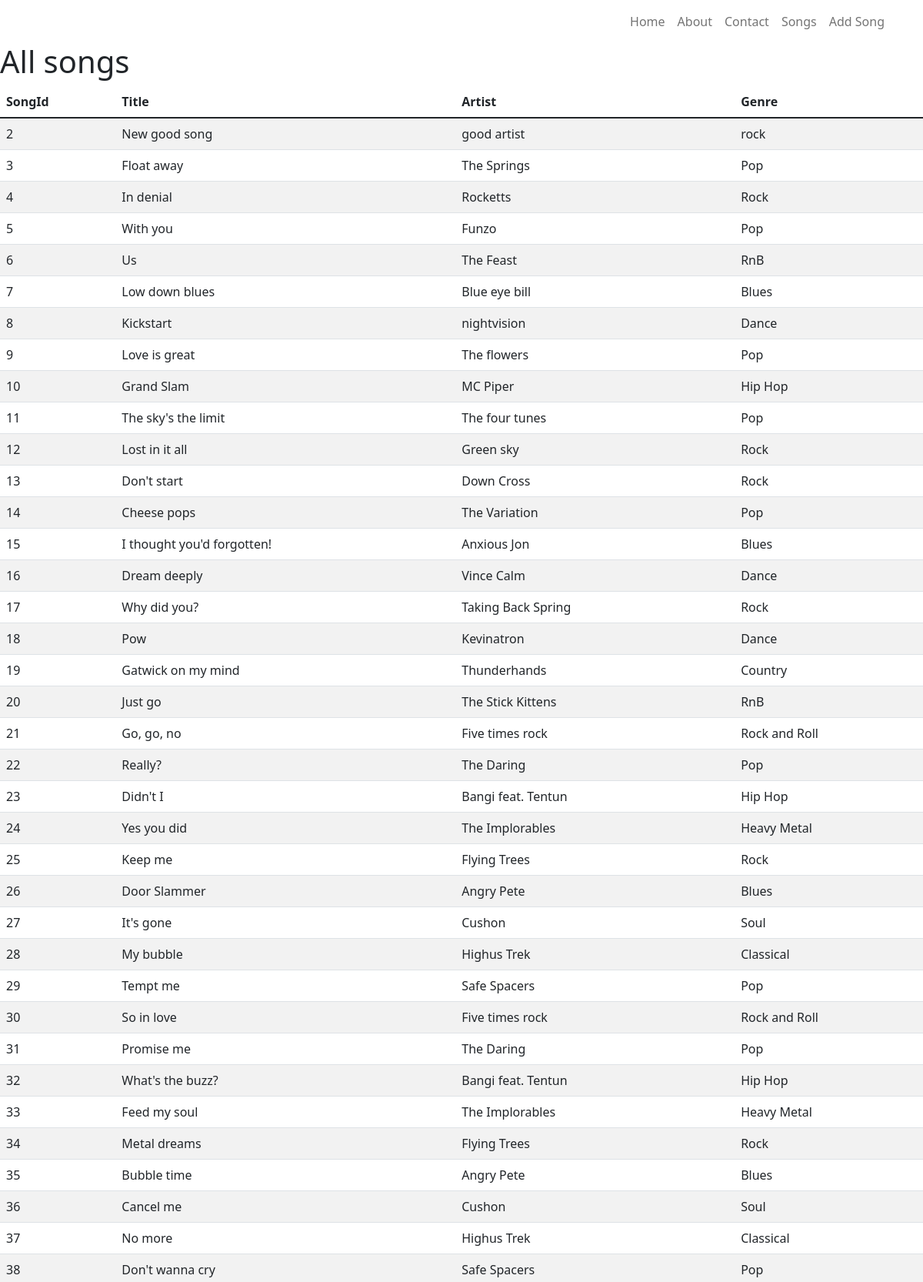
Screenshot of /songs (upper part) with the database file from the repository.
### tables this page shows
CREATE TABLE "songs" (
	"SongID"	INTEGER NOT NULL UNIQUE,
	"Title"	TEXT,
	"Artist"	TEXT,
	"Genre"	TEXT,
	PRIMARY KEY("SongID" AUTOINCREMENT)
);

### app.py (the view)
@app.route('/songs')
def songs():
    conn = musicDBCon()
    cursor = conn.cursor()
    cursor.execute('SELECT * FROM songs')
    getSongs = cursor.fetchall()
    return render_template("songs.html", title="Songs", allSongs = getSongs)

### app.py (called while the page is built)
def musicDBCon():
  conn = sql.connect("PythonFlask/webFlask/c8MyMusic.db")
  conn.row_factory = sql.Row
  return conn

### templates/songs.html (shortened to what this page needs)
{% extends 'base.html' %} {% block content %}
<h1 class="text-lg-cener">All songs</h1>
<table class="table table-hover border-2 table-striped">
  <thead>
    <th scope="col">SongId</th>
    <th scope="col">Title</th>
    <th scope="col">Artist</th>
    <th scope="col">Genre</th>
  </thead>
  <tbody>
    {% for row in allSongs: %}
    <tr>
      <td>{{row['SongId']}}</td>
      <td>{{row['Title']}}</td>
      <td>{{row['Artist']}}</td>
      <td>{{row['Genre']}}</td>
    </tr>
    {% endfor %}
  </tbody>
</table>
{% endblock content %}

### templates/base.html (shortened to what this page needs)
<!DOCTYPE html>
<html lang="en">
<head>
  <link rel="stylesheet" href="https://cdn.jsdelivr.net/npm/bootstrap-icons@1.8.0/font/bootstrap-icons.css">
  <link href="https://cdn.jsdelivr.net/npm/bootstrap@5.1.3/dist/css/bootstrap.min.css" rel="stylesheet"/>
</head>
<body>
  <header class="container">
    <nav class="navbar navbar-expand-md navbar-light">
      <ul class="navbar-nav ms-auto text-center">
        <li><a class="nav-link" href="{{url_for('index')}}">Home</a></li>
        <li><a class="nav-link" href="{{url_for('about')}}">About</a></li>
        <li><a class="nav-link" href="{{url_for('contact')}}">Contact</a></li>
        <li><a class="nav-link" href="{{url_for('songs')}}">Songs</a></li>
        <li><a class="nav-link" href="{{url_for('addsongs')}}">Add Song</a></li>
      </ul>
    </nav>
  </header>
  <section>
    {% block content %} {% endblock content %}
  </section>
</body>
</html>

### rows the page displays
songs: SongId "2", Title "New good song", Artist "good artist", Genre "rock"
songs: SongId "3", Title "Float away", Artist "The Springs", Genre "Pop"
songs: SongId "4", Title "In denial", Artist "Rocketts", Genre "Rock"
songs: SongId "5", Title "With you", Artist "Funzo", Genre "Pop"
songs: SongId "6", Title "Us", Artist "The Feast", Genre "RnB"
songs: SongId "7", Title "Low down blues", Artist "Blue eye bill", Genre "Blues"
songs: SongId "8", Title "Kickstart", Artist "nightvision", Genre "Dance"
songs: SongId "9", Title "Love is great", Artist "The flowers", Genre "Pop"
songs: SongId "10", Title "Grand Slam", Artist "MC Piper", Genre "Hip Hop"
songs: SongId "11", Title "The sky's the limit", Artist "The four tunes", Genre "Pop"
songs: SongId "12", Title "Lost in it all", Artist "Green sky", Genre "Rock"
songs: SongId "13", Title "Don't start", Artist "Down Cross", Genre "Rock"
songs: SongId "14", Title "Cheese pops", Artist "The Variation", Genre "Pop"
songs: SongId "15", Title "I thought you'd forgotten!", Artist "Anxious Jon", Genre "Blues"
songs: SongId "16", Title "Dream deeply", Artist "Vince Calm", Genre "Dance"
songs: SongId "17", Title "Why did you?", Artist "Taking Back Spring", Genre "Rock"
songs: SongId "18", Title "Pow", Artist "Kevinatron", Genre "Dance"
songs: SongId "19", Title "Gatwick on my mind", Artist "Thunderhands", Genre "Country"
songs: SongId "20", Title "Just go", Artist "The Stick Kittens", Genre "RnB"
songs: SongId "21", Title "Go, go, no", Artist "Five times rock", Genre "Rock and Roll"
songs: SongId "22", Title "Really?", Artist "The Daring", Genre "Pop"
songs: SongId "23", Title "Didn't I", Artist "Bangi feat. Tentun", Genre "Hip Hop"
songs: SongId "24", Title "Yes you did", Artist "The Implorables", Genre "Heavy Metal"
songs: SongId "25", Title "Keep me", Artist "Flying Trees", Genre "Rock"
songs: SongId "26", Title "Door Slammer", Artist "Angry Pete", Genre "Blues"
songs: SongId "27", Title "It's gone", Artist "Cushon", Genre "Soul"
songs: SongId "28", Title "My bubble", Artist "Highus Trek", Genre "Classical"
songs: SongId "29", Title "Tempt me", Artist "Safe Spacers", Genre "Pop"
songs: SongId "30", Title "So in love", Artist "Five times rock", Genre "Rock and Roll"
songs: SongId "31", Title "Promise me", Artist "The Daring", Genre "Pop"
songs: SongId "32", Title "What's the buzz?", Artist "Bangi feat. Tentun", Genre "Hip Hop"
songs: SongId "33", Title "Feed my soul", Artist "The Implorables", Genre "Heavy Metal"
songs: SongId "34", Title "Metal dreams", Artist "Flying Trees", Genre "Rock"
songs: SongId "35", Title "Bubble time", Artist "Angry Pete", Genre "Blues"
songs: SongId "36", Title "Cancel me", Artist "Cushon", Genre "Soul"
songs: SongId "37", Title "No more", Artist "Highus Trek", Genre "Classical"
songs: SongId "38", Title "Don't wanna cry", Artist "Safe Spacers", Genre "Pop"
